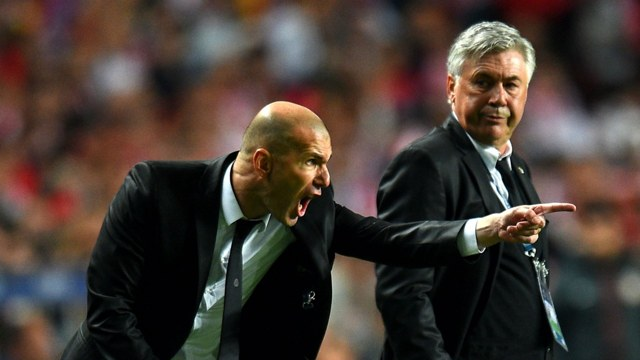
#> input picture crates/rlx-locateanything/fixtures/sample.jpg, 640 x 360 px
$ python -i gen_cv_fixtures.py   (imports and definitions only)
#> lines starting #> are read from the running program, lines starting #| are printed output that depends on the picture
"""Write OpenCV reference outputs for tests/imgproc_cv_reference.rs.

    python crates/rlx-indra/scripts/gen_cv_fixtures.py <page.png> <out-dir>

Each case is <name>.in.u8 / <name>.out.u8 (raw grayscale) plus a line in
cases.json with the call and the shapes.
"""

import json
import sys
from pathlib import Path

import cv2
import numpy as np


def main(page: str, out: str) -> None:
#> called with out = 'out.png'
    out_dir = Path(out)
    out_dir.mkdir(parents=True, exist_ok=True)
    gray = cv2.imread(page, cv2.IMREAD_GRAYSCALE)
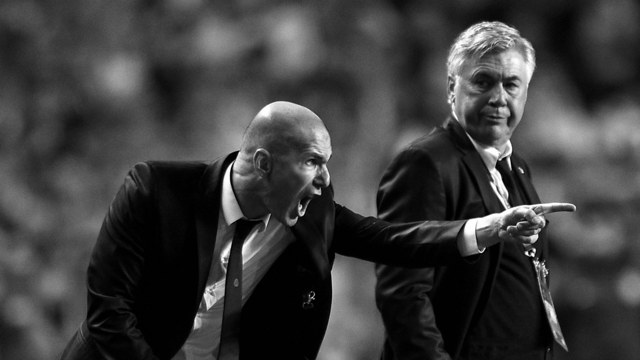
#> gray: shape (360, 640); min 0, max 255, mean 60.8
    src = np.ascontiguousarray(gray[: min(gray.shape[0], 700), : min(gray.shape[1], 900)])
    small = np.ascontiguousarray(src[100:160, 50:300])
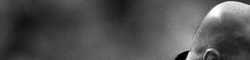
#> small: shape (60, 250); min 0, max 255, mean 79.5
    cases = []

    def add(name, img, res, call):
        (out_dir / f"{name}.in.u8").write_bytes(img.tobytes())
        (out_dir / f"{name}.out.u8").write_bytes(np.ascontiguousarray(res).tobytes())
        cases.append({"name": name, "in": [img.shape[1], img.shape[0]],
                      "out": [res.shape[1], res.shape[0]], **call})

    for i, (w, h) in enumerate([(611, 433), (450, 350), (300, 233), (1201, 977), (37, 23), (900, 700)]):
        for interp, name in ((cv2.INTER_LINEAR, "linear"), (cv2.INTER_AREA, "area")):
            add(f"resize_{name}_{i}", src, cv2.resize(src, (w, h), interpolation=interp),
                {"op": "resize", "interp": name, "size": [w, h]})
    for i, (w, h) in enumerate([(125, 30), (83, 32), (400, 96), (250, 32), (17, 9)]):
        for interp, name in ((cv2.INTER_LINEAR, "linear"), (cv2.INTER_AREA, "area")):
            add(f"resize_small_{name}_{i}", small, cv2.resize(small, (w, h), interpolation=interp),
                {"op": "resize", "interp": name, "size": [w, h]})
    for i, a in enumerate([0.1, -0.3, 1.7, -12.5, 33.0, 45.0, 0.5]):
        hh, ww = src.shape
        M = cv2.getRotationMatrix2D((ww / 2, hh / 2), a, 1.0)
        add(f"rotate_rep_{i}", src,
            cv2.warpAffine(src, M, (ww, hh), flags=cv2.INTER_LINEAR, borderMode=cv2.BORDER_REPLICATE),
            {"op": "rotate", "degrees": a, "border": "replicate"})
        ink = 255 - src
        add(f"rotate_const_{i}", ink, cv2.warpAffine(ink, M, (ww, hh)),
            {"op": "rotate", "degrees": a, "border": "constant"})
#> this loop made 7 passes
#> M on passes 1 to 7: [[1, 0.00175, -0.314], [-0.00175, 1, 0.559]], [[1, -0.00524, 0.947], [0.00524, 1, -1.67]], [[1, 0.0297, -5.2], [-0.0297, 1, 9.57]], [[0.976, -0.216, 46.54], [0.216, 0.976, -64.99]], [[0.839, 0.545, -46.41], [-0.545, 0.839, 203.3]], [[0.707, 0.707, -33.55], [-0.707, 0.707, 279]], [[1, 0.00873, -1.56], [-0.00873, 1, 2.8]]
#> pass 1, in main, `ink = 255 - src`:
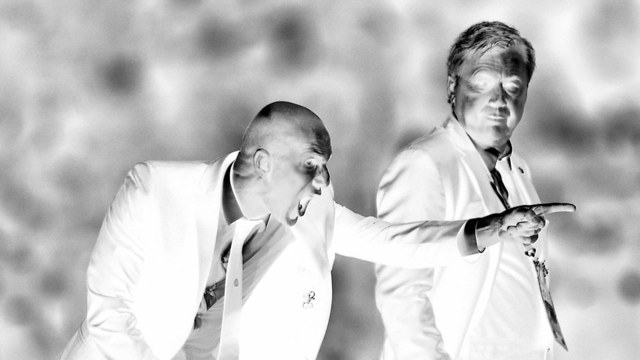
#> ink: shape (360, 640); min 0, max 255, mean 194.2
    (out_dir / "cases.json").write_text(json.dumps(cases, indent=1))
    print(len(cases), "cases ->", out_dir)
#| 36 cases -> out.png


# [2 lines not run here, left out]

>>> result = main('../../rlx-locateanything/fixtures/sample.jpg', 'out.png')
